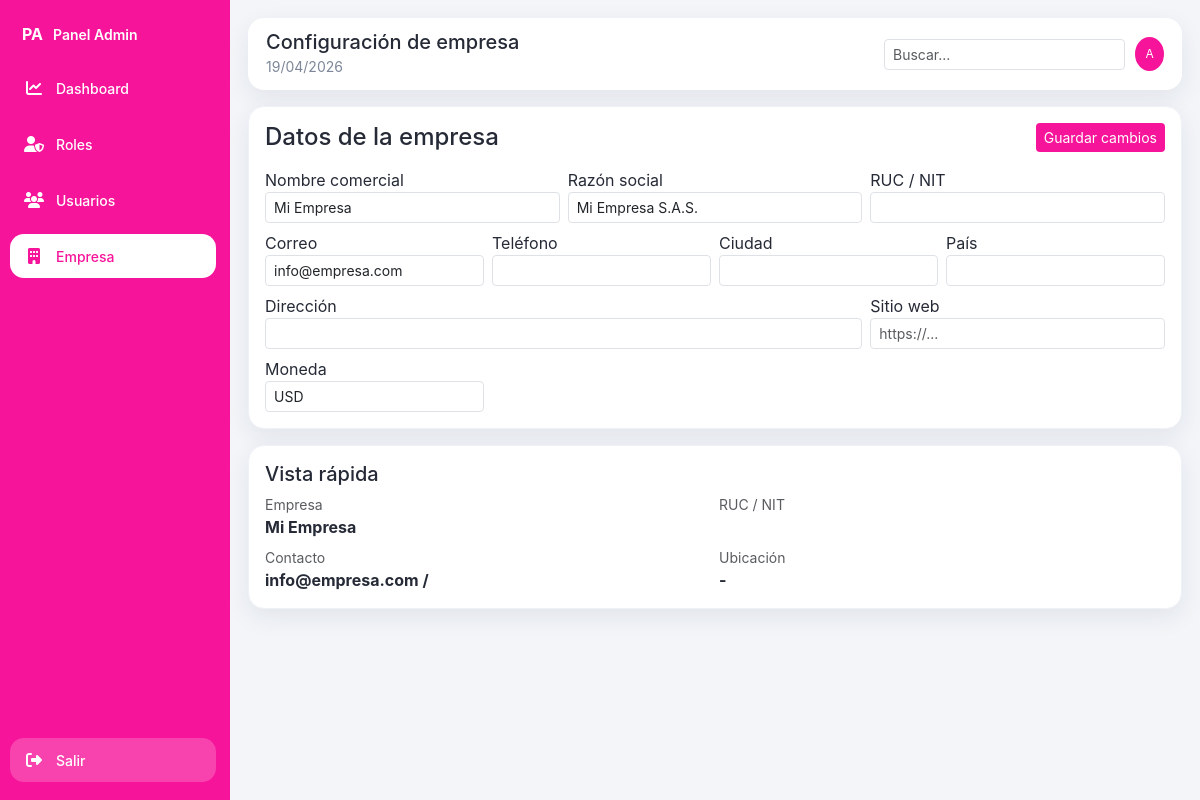
Page /empresa (signed in) on the committed database.
### tables this page shows
CREATE TABLE configuracion_empresa (
  id INT AUTO_INCREMENT PRIMARY KEY,
  nombre VARCHAR(150) NOT NULL,
  razon_social VARCHAR(180) NULL,
  ruc VARCHAR(50) NULL,
  correo VARCHAR(150) NULL,
  telefono VARCHAR(30) NULL,
  direccion VARCHAR(255) NULL,
  ciudad VARCHAR(100) NULL,
  pais VARCHAR(100) NULL,
  sitio_web VARCHAR(180) NULL,
  moneda VARCHAR(10) NOT NULL DEFAULT 'USD',
  created_at DATETIME NOT NULL,
  updated_at DATETIME NOT NULL
);

### app/core/Controller.php (called while the page is built, shortened)
<?php
class Controller
{
    protected function view(string $view, array $data = [], string $layout = 'layouts/main'): void
    {
        extract($data, EXTR_SKIP);
        require BASE_PATH . '/app/views/' . $layout . '.php';
    }
}

### app/controllers/EmpresaController.php (called while the page is built, shortened)
<?php
class EmpresaController extends Controller
{
    public function index(): void
    {
        $config = (new EmpresaConfig())->get();
        $this->view('empresa/index', [
            'title' => 'Configuración de empresa',
            'config' => $config,
        ]);
    }
}

### app/core/Router.php (called while the page is built, shortened)
<?php
class Router
{
    private array $routes = [];
    private function add(string $method, string $path, array $handler, array $meta): void
    {
        $this->routes[$method][$path] = ['handler' => $handler, 'meta' => $meta];
    }
    public function dispatch(string $method, string $uri): void
    {
        $route = $this->routes[$method][$uri] ?? null;
        [$controller, $action] = $route['handler'];
        (new $controller())->$action();
    }
}

### index.php (called while the page is built, shortened)
<?php
spl_autoload_register(function ($class): void {
    $prefix = 'App\\';
    $baseDir = BASE_PATH . '/app/';
    $relativeClass = substr($class, strlen($prefix));
    $file = $baseDir . str_replace('\\', '/', $relativeClass) . '.php';
});
require BASE_PATH . '/app/helpers/functions.php';
$router = new App\Core\Router();
$router->dispatch($_SERVER['REQUEST_METHOD'], request_path());

### app/helpers/functions.php (called while the page is built, shortened)
<?php
function db(): PDO
{
    $cfg = require BASE_PATH . '/config/database.php';
    $dsn = sprintf('%s:host=%s;port=%s;dbname=%s;charset=%s', $cfg['driver'], $cfg['host'], $cfg['port'], $cfg['database'], $cfg['charset']);
    $pdo = new PDO($dsn, $cfg['username'], $cfg['password'], [
        PDO::ATTR_ERRMODE => PDO::ERRMODE_EXCEPTION,
        PDO::ATTR_DEFAULT_FETCH_MODE => PDO::FETCH_ASSOC,
    ]);
    return $pdo;
}
function base_path_url(): string
{
    $scriptName = $_SERVER['SCRIPT_NAME'] ?? '';
    $base = str_replace('\\', '/', dirname($scriptName));
    if ($base === '/' || $base === '\\' || $base === '.') {
        return '';
    }
    return rtrim($base, '/');
}
function url(string $path = ''): string
{
    $base = base_path_url();
    $normalizedPath = ltrim($path, '/');
    return ($base !== '' ? $base : '') . '/' . $normalizedPath;
}

### app/core/Model.php (called while the page is built, shortened)
<?php
abstract class Model
{
    public function __construct()
    {
        $this->pdo = db();
    }
}

### app/models/EmpresaConfig.php (called while the page is built, shortened)
<?php
class EmpresaConfig extends Model
{
    public function get(): ?array
    {
        $sql = 'SELECT * FROM configuracion_empresa ORDER BY id ASC LIMIT 1';
        $row = $this->pdo->query($sql)->fetch();
        return $row ?: null;
    }
}

### app/views/empresa/index.php (the view, shortened to what this page needs)
<section class="panel-card">
    <form method="post" action="<?= url('empresa/update') ?>">
        <div class="d-flex justify-content-between align-items-center mb-3">
            <h4 class="mb-0">Datos de la empresa</h4>
            <button class="btn btn-sm btn-fuchsia">Guardar cambios</button>
        </div>
        <div class="row g-2">
            <div class="col-md-4"><label>Nombre comercial</label><input class="form-control form-control-sm" name="nombre" required value="<?= htmlspecialchars($config['nombre'] ?? '', ENT_QUOTES) ?>"></div>
            <div class="col-md-4"><label>Razón social</label><input class="form-control form-control-sm" name="razon_social" value="<?= htmlspecialchars($config['razon_social'] ?? '', ENT_QUOTES) ?>"></div>
            <div class="col-md-4"><label>RUC / NIT</label><input class="form-control form-control-sm" name="ruc" value="<?= htmlspecialchars($config['ruc'] ?? '', ENT_QUOTES) ?>"></div>
            <div class="col-md-3"><label>Correo</label><input type="email" class="form-control form-control-sm" name="correo" value="<?= htmlspecialchars($config['correo'] ?? '', ENT_QUOTES) ?>"></div>
            <div class="col-md-3"><label>Teléfono</label><input class="form-control form-control-sm" name="telefono" value="<?= htmlspecialchars($config['telefono'] ?? '', ENT_QUOTES) ?>"></div>
            <div class="col-md-3"><label>Ciudad</label><input class="form-control form-control-sm" name="ciudad" value="<?= htmlspecialchars($config['ciudad'] ?? '', ENT_QUOTES) ?>"></div>
            <div class="col-md-3"><label>País</label><input class="form-control form-control-sm" name="pais" value="<?= htmlspecialchars($config['pais'] ?? '', ENT_QUOTES) ?>"></div>
            <div class="col-md-8"><label>Dirección</label><input class="form-control form-control-sm" name="direccion" value="<?= htmlspecialchars($config['direccion'] ?? '', ENT_QUOTES) ?>"></div>
            <div class="col-md-4"><label>Sitio web</label><input class="form-control form-control-sm" name="sitio_web" placeholder="https://..." value="<?= htmlspecialchars($config['sitio_web'] ?? '', ENT_QUOTES) ?>"></div>
            <div class="col-md-3"><label>Moneda</label><input class="form-control form-control-sm" name="moneda" value="<?= htmlspecialchars($config['moneda'] ?? 'USD', ENT_QUOTES) ?>"></div>
        </div>
    </form>
</section>
<section class="panel-card mt-3">
    <h5 class="mb-2">Vista rápida</h5>
    <div class="row g-2">
        <div class="col-md-6">
            <small class="text-muted d-block">Empresa</small>
            <strong><?= htmlspecialchars($config['nombre'] ?? '-', ENT_QUOTES) ?></strong>
        </div>
        <div class="col-md-6">
            <small class="text-muted d-block">RUC / NIT</small>
        </div>
        <div class="col-md-6">
            <small class="text-muted d-block">Contacto</small>
            <strong><?= htmlspecialchars(($config['correo'] ?? '-') . ' / ' . ($config['telefono'] ?? '-'), ENT_QUOTES) ?></strong>
        </div>
        <div class="col-md-6">
            <small class="text-muted d-block">Ubicación</small>
            <strong><?= htmlspecialchars(trim(($config['ciudad'] ?? '') . ' ' . ($config['pais'] ?? '')) ?: '-', ENT_QUOTES) ?></strong>
        </div>
    </div>
</section>

### public/assets/css/app.css (style rules this page uses)
:root { --fuchsia: #f6149a; --fuchsia-dark: #cc0d7f; --bg: #f3f5f9; --card: #ffffff; --text: #252a36; --muted: #7d8798; --radius: 16px; --shadow: 0 8px 24px rgba(30, 42, 70, 0.08); }
* { box-sizing: border-box; }
body { margin: 0; font-family: Inter, system-ui, sans-serif; color: var(--text); background: var(--bg); }
.panel-card, .kpi-card { background: #fff; border-radius: var(--radius); box-shadow: var(--shadow); padding: 16px; border: 1px solid #eef1f6; }
.btn-fuchsia { background: var(--fuchsia); color: #fff; border: none; }

### rows in the picture
configuracion_empresa: nombre "Mi Empresa", razon_social "Mi Empresa S.A.S.", correo "info@empresa.com", moneda "USD", correo+telefono "info@empresa.com /", ciudad+pais "-"

### other values in the picture
$title "Configuración de empresa"
substr(auth_user()['nombre'] ?? 'A', 0, 1) "A"
